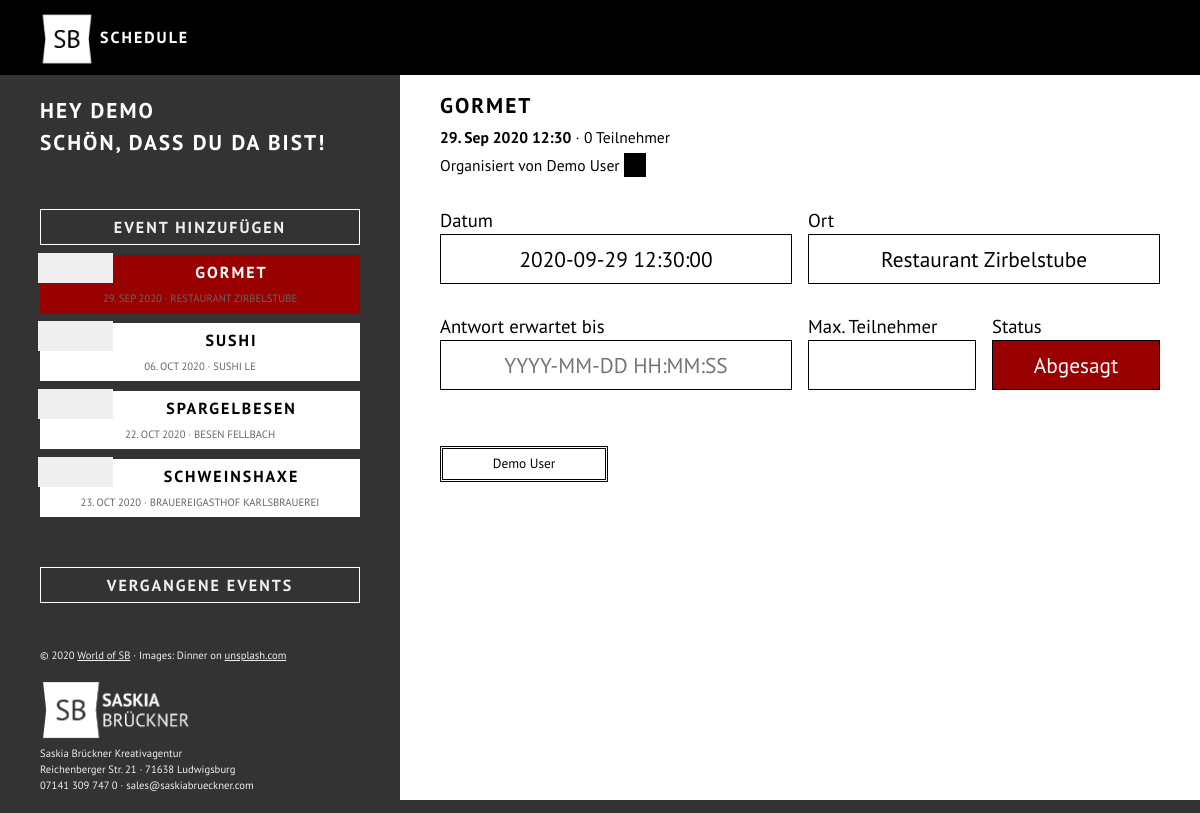
Page /index.php?do=showAppt&id=1 (signed in) on the committed database.
### tables this page shows
CREATE TABLE `users` (
  `userid` int(9) NOT NULL,
  `firstname` varchar(50) NOT NULL,
  `lastname` varchar(50) NOT NULL,
  `email` varchar(255) NOT NULL,
  `password` varchar(50) NOT NULL,
  `lang` varchar(3) NOT NULL,
  `active` tinyint(1) NOT NULL DEFAULT '1',
  `admin` tinyint(1) NOT NULL DEFAULT '0'
);

CREATE TABLE `appointment` (
  `appointmentid` int(9) NOT NULL,
  `userid` int(9) NOT NULL,
  `title` varchar(255) NOT NULL,
  `address` varchar(255) DEFAULT NULL,
  `apptDate` datetime NOT NULL,
  `created` datetime NOT NULL,
  `updated` datetime DEFAULT NULL,
  `response` datetime DEFAULT NULL,
  `max` int(6) DEFAULT NULL,
  `enabled` tinyint(1) NOT NULL DEFAULT '1'
);

### lang/de.php (called while the page is built)
<?php
$output = [];
$output['address'] = "Ort";
$output['close'] = "Schließen";
$output['email'] = "E-Mail";
$output['hi'] = "Hey";
$output['login'] = "Anmelden";
$output['loginFail'] = "Oops, da stimmt was nicht. Bitte prüfe deine Daten.";
$output['members'] = "Alle Mitglieder";
$output['new'] = "Neu";
$output['nicetoseeyou'] = "Schön, dass du da bist!";
$output['organizer'] = "Organisiert von";
$output['password'] = "Passwort";
$output['save'] = "Speichern";
$output['welcome'] = "Willkommen<br />Bitte melde dich an:";
$output['yourAccount'] = "Dein Konto";
$output['apptAcceptHowMany'] = "Wie viele Personen seid ihr?";
$output['apptAdd'] = "Event hinzufügen";
$output['apptArchived'] = "Vergangene Events";
$output['apptCancel'] = "Event absagen";
$output['apptCancelConfirm'] = "Event absagen... Hmmm... Sicher?";
$output['apptCanceled'] = "Ich habe das Event abgesagt und die Teilnehmer darüber informiert.";
$output['apptCancelMailAfterDetails'] = "Schade, dass es dieses Mal nicht klappt. Doch das nächste Mal kommt bestimmt! Melde dich doch gleich für den nächsten Termin an.\r\n\r\nWir freuen uns!";
$output['apptCancelMailBeforeDetails'] = "Nichts ist schöner als ein tolles Event. Doch manchmal läuft nicht alles wie geplant. Heute müssen wir mit nicht ganz so tollen Nachrichten auf dich zukommen.\r\nDas folgende Event muss leider abgesagt werden:";
$output['apptChangedMail'] = "Alles läuft wie geplant - und doch ein wenig anders. Bitte beachte die Änderungen zum folgenden Event:";
$output['apptChanged'] = "Die Änderungen wurden gespeichert und die Teilnehmer informiert.";
$output['apptConfirmed'] = "Vielen Dank für deine Zusage. Wir freuen uns auf dich!";
$output['apptConfirmedMail'] = "Wow! Schön, dass du dabei bist! Wir haben deine Zusage registriert und freuen uns auf Dich.";
$output['apptDate'] = "Datum";
$output['apptDeclined'] = "Schade, dass du nicht teilnehmen kannst. Vielleicht klappts ja beim nächsten Mal?";
$output['apptDeclinedMail'] = "Oh nein, das ist ja schade. Deine Absage haben wir registriert. Vielleicht klappts ja beim nächsten Mal.";
$output['apptDisabled'] = "Abgesagt";
$output['apptFinished'] = "Vergangen";
$output['apptLocation'] = "Ort";
$output['apptMax'] = "Max. Teilnehmer";
$output['apptNew'] = "Es ist wieder soweit, ein neues Event wurde online gestellt. Melde dich am Besten gleich an:";
$output['apptNone'] = "Kein Event geplant";
$output['apptReady'] = "Bereit";
$output['apptRegistrations'] = "Deine Anmeldungen";
$output['apptResponseDate'] = "Antwort erwartet bis";
$output['apptSaidYes'] = "Teilnehmer";
$output['apptSave'] = "Änderungen speichern";
$output['apptSayNo'] = "Absage";
$output['apptSayYes'] = "Zusage";
$output['apptStatus'] = "Status";
$output['apptTitle'] = "Name des Events";
$output['apptTooMany'] = "Zu viele Teilnehmer. Bitte wende dich an den Organisator des Events.";
$output['apptTN'] = "Teilnehmer";
$output['apptWaitForTN'] = "Warten auf TN";

### classes/CUser.php (called while the page is built, shortened)
<?php
class CUser {
    public function __construct($db) {
        $sql = "SELECT * FROM users WHERE userid = ".$_SESSION['userid'];
        $result = $db->query($sql);
        if($result->num_rows) {
            $data = $result->fetch_assoc();
            $this->firstname = $data['firstname'];
            $this->admin = $data['admin'];
        } else {
            $this->err = 1;
        }
    }
}

### header.php (called while the page is built, shortened)
<?php
include "./classes/CUser.php";
include "./classes/CAppointment.php";
$db = new mysqli($dbhost, $dbuser, $dbpass, $dbbase, $dbport);
if(isset($_SESSION['userid'])) {
    $user = new CUser($db);
    $allAppts = [];
    $result = $db->query("SELECT * FROM appointment WHERE apptDate >= CURDATE() ORDER BY apptDate");
    while($data = $result->fetch_assoc()) {
        $appt = new CAppointment($db, $data['appointmentid']);
    }
}

### classes/CAppointment.php (called while the page is built, shortened)
<?php
class CAppointment {
    public function __construct($db, $appointmentid) {
        $sql = "SELECT * FROM appointment WHERE appointmentid = ".$appointmentid;
        $result = $db->query($sql);
        if($result->num_rows) {
            $data = $result->fetch_assoc();
            $this->appointmentid = $data['appointmentid'];
            $this->userid = $data['userid'];
            $this->title = $data['title'];
            $this->address = $data['address'];
            $this->apptDate = $data['apptDate'];
            $this->response = $data['response'];
            $this->max = $data['max'];
            $this->enabled = $data['enabled'];
        } else {
            $this->err = 1;
        }
    }
}

### index.php (the view, shortened to what this page needs)
<?php
require_once "header.php";
?>
<!DOCTYPE html>
<html lang="de">
<head>
	<link rel="stylesheet" href="./assets/css/fonts.css" type="text/css">
	<link rel="stylesheet" href="./assets/css/style.css" type="text/css">
	<link rel="stylesheet" href="./assets/external/icofont/icofont.min.css" type="text/css">
	<link rel="stylesheet" href="./assets/external/flexboxgrid/flexboxgrid.min.css" type="text/css">
	<link rel="stylesheet" href="./assets/external/jquery/jquery.datetimepicker.min.css" type="text/css">
</head>
<body>
<div id="header">
	<div class="row">
		<div class="col-xs-7 col-sm-5 col-md-5 col-lg-5">
			<div class="box" id="logo">
				<img src="./assets/img/logo/white/Logo-Square-White.png" alt="World of SB">
				Schedule
			</div>
		</div>
		<div class="col-xs-1 col-sm-4 col-md-5 col-lg-5">
			<div class="box">
			</div>
		</div>
		<div class="col-xs-2 col-sm-2 col-md-1 col-lg-1">
		</div>
		<div class="col-xs-2 col-sm-1 col-md-1 col-lg-1">
			<div class="box" id="logout" onclick="javascript:location.href='signin.php'">
				<a href='signin.php'><i class="icofont-exit"></i></a>
			</div>
		</div>
	</div>
</div>
<div id="wrap">
	<div id="ui">
		<div id="userInteraction">
			<div class='heading' style='color: #ffffff'><?=$output['hi'].' '.$user->firstname.'<br />'.$output['nicetoseeyou'];?></div>
				<div class="elements" style='margin-top: 50px'>
					<?php if($user->admin) { ?>
						<div class='attraction' onclick='location.href="index.php?do=apptAdd"' style='background-color: #333333; border: 1px #ffffff solid; color: #efefef'>
							<strong><?=$output['apptAdd'];?></strong>
						</div>
					<?php } ?>
					<?php
					if(count($allAppts) > 0) {
						foreach($allAppts as $appt) {
							$styleBACK = $styleBTN = "";
							if(!$appt->enabled) {
								$styleBACK = "background-color: #990000; color: #ffffff;";
							}
							echo "<div class='attraction' onclick='javascript:location.href=\"index.php?do=showAppt&id=".$appt->appointmentid."\"' style='".$styleBACK."'>";
								echo "<div class='itemIcon' style='".$styleBTN."'>";
									echo "<i class='icofont-spoon-and-fork'></i>";
								echo "</div>";
								echo "<strong>".$appt->title."</strong><br />";
								echo "<small><span class='addr'>".date('d. M Y',strtotime($appt->apptDate))." · ".$appt->address."</span></small>";
							echo "</div>";
						}
					} else {
						echo "<p style='text-align: center; font-size: 10pt;'>".$output['apptNone']."</p>";
					}
					?>
				</div>
				<div class="elements" style='margin-top: 50px;'>
					<div class='attraction' onclick='javascript:location.href="index.php?do=apptArchived"' style='background-color: #333333; border: 1px #ffffff solid; color: #efefef'>
						<strong><?=$output['apptArchived'];?></strong>
					</div>
					<br />
				</div>
				<div id='credits'><br />
					&copy; <?=date('Y');?> <a href='https://saskiabrueckner.com' target='_blank'>World of SB</a> · Images: Dinner on <a href='https://unsplash.com' target='_blank'>unsplash.com</a><br /><br />
					<a href='https://saskiabrueckner.com' target='_blank' style="text-decoration: none;">
						<img src="./assets/img/logo/white/Logo-Full-White.png" height="62px" style="border: 0" onmouseover="this.src='./assets/img/logo/pink/Logo-Full-Pink.png';" onmouseout="this.src='./assets/img/logo/white/Logo-Full-White.png';">
					</a><br />
					Saskia Brückner Kreativagentur<br />Reichenberger Str. 21 · 71638 Ludwigsburg<br />
					07141 309 747 0 · sales@saskiabrueckner.com
				</div>
			</div>
			<div id="uiContentWrap">
				<?php
				echo '<div id="uiContent"';
				echo '>';
					if(isset($_GET['do'])) {
						if(!file_exists("./inc/".strip_tags($_GET['do']).".php")) {
							echo "Function ".strip_tags($_GET['do'])." not yet implemented.";
						} else {
							include("./inc/".strip_tags($_GET['do']).".php");
						}
					}
				echo '</div>';
				?>
		</div>
	</div>
</div>
</body>
</html>

### inc/showAppt.php (shortened to what this page needs)
<?php
$current = strip_tags($_GET['id']);
foreach($allAppts as $appt) {
	if($appt->appointmentid == $current) {
		$current = $appt;
		break;
	}
}
$tnCount = 0;
?>
<form action="index.php?do=showAppt&fkt=save&id=<?=$current->appointmentid;?>" method="POST">
<span class='heading'><?=$current->title;?></span><br />
<small>
	<?php
		echo "<strong>".date('d. M Y H:i', strtotime($current->apptDate))."</strong> · ";
		echo "<span id='tnCount'>".$tnCount."</span> ".$output['apptSaidYes']."<br />";
		$sql = "SELECT firstname, lastname, email FROM users WHERE userid = ".$current->userid.";";
		$result = $db->query($sql);
		$data = $result->fetch_assoc();
		echo $output['organizer']." ".$data['firstname']." ".$data['lastname']." <a href='mailto:".$data['email']."' style='text-decoration: none; color: #ffffff; background-color: #000000; padding: 2px 5px;'><i class='icofont-envelope'> </i></a>";
	?>
</small>
<div class="row">
	<div class="col-xs-12 col-sm-12 col-md-6 col-lg-6">
		<div class="box">
			<br /><?=$output['apptDate'];?><br />
			<input type="text" name="apptDate" id="frmApptDate" placeholder="YYYY-MM-DD HH:MM:SS" value="<?=$current->apptDate;?>" <?php if(!$user->admin || !$current->enabled) echo "readonly"; ?>>
		</div>
	</div>
	<div class="col-xs-12 col-sm-12 col-md-6 col-lg-6">
		<div class="box">
			<br /><?=$output['apptLocation'];?><br />
			<input type="text" name="address" placeholder="<?=$output['address'];?>" value="<?=$current->address;?>" <?php if(!$user->admin || !$current->enabled) echo "readonly"; ?>>
		</div>
	</div>
</div>
<div class="row">
	<div class="col-xs-12 col-sm-12 col-md-6 col-lg-6">
		<div class="box">
			<br /><?=$output['apptResponseDate'];?><br />
			<input type="text" name="apptResponse" id="frmApptResponse" placeholder="YYYY-MM-DD HH:MM:SS" value="<?=$current->response;?>" <?php if(!$user->admin || !$current->enabled) echo "readonly"; ?>>
		</div>
	</div>
	<?php
	if($user->admin) {
		?>
		<div class="col-xs-6 col-sm-6 col-md-3 col-lg-3">
			<div class="box">
				<br /><?=$output['apptMax'];?><br />
				<input type="text" name="maxtn" placeholder="" value="<?=$current->max;?>" <?php if(!$user->admin || !$current->enabled) echo "readonly"; ?>>
			</div>
		</div>
		<div class="col-xs-6 col-sm-6 col-md-3 col-lg-3">
		<?php
	} else {
		echo '<div class="col-xs-12 col-sm-12 col-md-6 col-lg-6">';
	} ?>
		<div class="box">
			<br /><?=$output['apptStatus'];?><br />
			<?php
			echo '<input type="text" value="';
			if($current->enabled) {
				if($current->response > date('Y-m-d H:i:s')) {
					echo $output['apptWaitForTN'];
				} else if($current->apptDate < date('Y-m-d H:i:s')) {
					echo $output['apptFinished'].'" style="color: #c0c0c0;';
				} else {
					echo $output['apptReady'].'" style="background-color: #009900; color: #ffffff;';
				}
			} else {
				echo $output['apptDisabled'].'" style="background-color: #990000; color: #ffffff;';
			}
			echo '" readonly>';
			?>
		</div>
	</div>
</div>
<br />
<br />
<div class="row">
	<?php
	$result = $db->query("SELECT * FROM users ORDER BY lastname");
	while($data = $result->fetch_assoc()) {
		echo '<div class="col-xs-6 col-sm-6 col-md-3 col-lg-3">';
		$result2 = $db->query("SELECT * FROM responses WHERE userid = ".$data['userid']." AND appointmentid = ".$current->appointmentid.";");
		if($result2->num_rows) {
			$data2 = $result2->fetch_assoc();
			switch($data2['response']) {
				case '1':
					echo '<div class="box apptSayYes">';
					echo $data['firstname']." ".$data['lastname']." (".$data2['people'].")";
					$tnCount += $data2['people'];
				break;
				case '-1':
					echo '<div class="box apptSayNo">';
					echo $data['firstname']." ".$data['lastname'];
				break;
				case '0':
					echo '<div class="box apptSayWait">';
					echo $data['firstname']." ".$data['lastname'];
				break;
			}
		} else {
			echo '<div class="box apptSayWait">';
			echo $data['firstname']." ".$data['lastname'];
		}
		echo "</div></div>";
	}
	?>
</div>
<br>

### assets/css/style.css (style rules this page uses)
body { background-color: #333333; color: #000000; font-family: "PT Sans", sans; font-size: 14pt; line-height: 1.5; margin: 0; text-align: justify; }
#header { z-index: 98; background-color: #000000; box-sizing: border-box; color: #ffffff; height: 75px; overflow: hidden; position: fixed; width: 100%; }
#logo { font-family: "PT Sans", sans; font-size: 12pt; font-weight: 700; letter-spacing: 2px; line-height: 54px; padding: 10px 40px; text-align: left; text-transform: uppercase; vertical-align: middle; }
#logo img { height: 54px; vertical-align: middle; }
#logout { cursor: pointer; font-size: 20px; line-height: 75px; text-align: center; }
#logout a { color: #ffffff; text-decoration: none; }
#wrap { z-index: 50; left: 0px; position: absolute; top: 75px; }
#userInteraction { position: absolute; background-color: #333333; box-sizing: border-box; color: #ffffff; left: 0; min-height: 100%; padding: 20px 40px; top: 0px; width: 100vw; }
#uiContentWrap { position: absolute; top: 0; left: 0; width: 100vw; height: auto; }
#ui { background-color: #333333; min-height: 100%; }
#uiContent, #tripSumDetails { z-index: 100; box-sizing: border-box; background-color: #ffffff; background-position: center; background-repeat: no-repeat; background-size: cover; padding: 15px 40px; width: 100vw; }
#uiContent { min-height: 300px; }
.elements div { box-sizing: border-box; background-color: #ffffff; color: #000000; font-size: 12pt; line-height: 1.5; margin-top: 10px; padding: 5px 10px; text-align: center; width: 100%; cursor: pointer; }
.elements strong { font-weight: 700; letter-spacing: 2px; text-transform: uppercase; }
.elements .addr { color: #666666; font-weight: 100; text-transform: uppercase; font-size: 8pt; }
.elements .itemIcon { float: left; background-color: #efefef; color: #333333; border: 0; margin: -7px 0 0 -12px; width: 75px; height: 30px; }
#credits { font-size: 8pt; color: #efefef; }
#credits a { color: #efefef; }
.heading { color: #000000; font-size: 16pt; font-weight: 700; text-transform: uppercase; letter-spacing: 2px; }
input { width: 100%; box-sizing: border-box; background-color: #ffffff; border: 1px #000000 solid; font-size: 16pt; font-family: 'PT Sans', sans; padding: 10px 25px; text-align: center; }
.apptSayWait { background-color: #ffffff; color: #000000; padding: 5px 20px; border: 3px #000000 double; text-align: center; font-size: 10pt; margin-bottom: 5px; }
@media only screen and (min-width: 1075px) { #userInteraction { position: absolute; top: 0; left: 0; background-color: #333333; box-sizing: border-box; color: #ffffff; min-height: 100%; padding: 20px 40px; width: calc(100vw / 3); } }
@media only screen and (min-width: 1075px) { #uiContentWrap { position: absolute; top: 0; left: calc(100vw / 3); width: calc(100vw / 3 * 2); height: calc(100vh - 75px); } }
@media only screen and (min-width: 1075px) { #ui { background-color: #333333; min-height: 100%; } }
@media only screen and (min-width: 1075px) { #uiContent, #tripSumDetails { z-index: 100; box-sizing: border-box; background-color: #ffffff; background-position: center; background-repeat: no-repeat; background-size: cover; padding: 15px 40px; width: calc(100vw / 3 * 2); } }
@media only screen and (min-width: 1075px) { #uiContent { min-height: 100%; } }

### rows in the picture
users: firstname "DEMO", firstname "Demo", lastname "User"
appointment: title "GORMET", apptDate "29. SEP 2020", address "RESTAURANT ZIRBELSTUBE", apptDate "29. Sep 2020 12:30", apptDate "2020-09-29 12:30:00", address "Restaurant Zirbelstube"
appointment: title "SUSHI", apptDate "06. OCT 2020", address "SUSHI LE"
appointment: title "SPARGELBESEN", apptDate "22. OCT 2020", address "BESEN FELLBACH"
appointment: title "SCHWEINSHAXE", apptDate "23. OCT 2020", address "BRAUEREIGASTHOF KARLSBRAUEREI"

### other values in the picture
$output['hi'] "HEY"
$output['nicetoseeyou'] "SCHÖN, DASS DU DA BIST!"
$output['apptAdd'] "EVENT HINZUFÜGEN"
$output['apptArchived'] "VERGANGENE EVENTS"
$tnCount "0"
$output['apptSaidYes'] "Teilnehmer"
$output['organizer'] "Organisiert von"
$output['apptDate'] "Datum"
$output['apptLocation'] "Ort"
$output['apptResponseDate'] "Antwort erwartet bis"
$output['apptMax'] "Max. Teilnehmer"
$output['apptStatus'] "Status"
